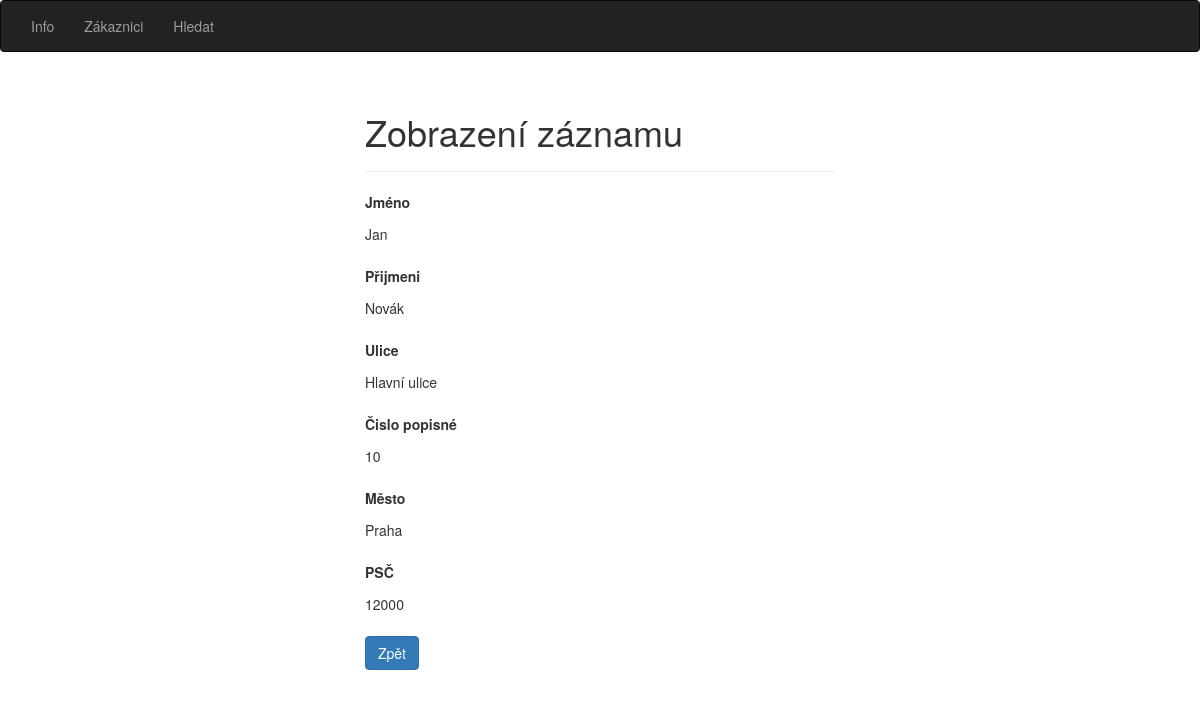
Screenshot of /read.php?id=1 with the database file from the repository.
### tables this page shows
CREATE TABLE zakaznici (id int(10) UNSIGNED NOT NULL AUTO_INCREMENT PRIMARY KEY,
jmeno char(50) NOT NULL,
prijmeni char(50) NOT NULL,
ulice char(100) NOT NULL,
cp int(10) UNSIGNED NOT NULL,
mesto char(30) NOT NULL,
psc int(10) UNSIGNED NOT NULL);

### read.php (the view, shortened to what this page needs)
<?php
if(isset($_GET["id"]) && !empty(trim($_GET["id"]))){
    require_once "config.php";
    $sql = "SELECT * FROM zakaznici WHERE id = ?";
    if($stmt = mysqli_prepare($link, $sql)){
        mysqli_stmt_bind_param($stmt, "i", $param_id);
        if(mysqli_stmt_execute($stmt)){
            $result = mysqli_stmt_get_result($stmt);
            if(mysqli_num_rows($result) == 1){
                $row = mysqli_fetch_array($result, MYSQLI_ASSOC);
            } else{
                header("location: error.php");
                exit();
            }
        } else{
            echo "Oops! Something went wrong. Please try again later.";
        }
    }
} else{
    header("location: error.php");
    exit();
}
?>
<!DOCTYPE html>
<html lang="en">
<head>
    <link rel="stylesheet" href="https://maxcdn.bootstrapcdn.com/bootstrap/3.3.7/css/bootstrap.css">
</head>
<body>
    <nav class="navbar navbar-inverse">
        <div class="container-fluid">
            <ul class="nav navbar-nav">
                <li ><a href="popis.php">Info</a></li>
                <li ><a href="index.php">Zákaznici</a></li>
                <li ><a href="search.php">Hledat</a></li>
            </ul>
        </div>
    </nav>
    <div class="wrapper">
        <div class="container-fluid">
            <div class="row">
                <div class="col-md-12">
                    <div class="page-header">
                        <h1>Zobrazení záznamu</h1>
                    </div>
                    <div class="form-group">
                        <label>Jméno</label>
                        <p class="form-control-static"><?php echo $row["jmeno"]; ?></p>
                    </div>
                    <div class="form-group">
                        <label>Přijmeni</label>
                        <p class="form-control-static"><?php echo $row["prijmeni"]; ?></p>
                    </div>
                    <div class="form-group">
                        <label>Ulice</label>
                        <p class="form-control-static"><?php echo $row["ulice"]; ?></p>
                    </div>
                    <div class="form-group">
                        <label>Čislo popisné</label>
                        <p class="form-control-static"><?php echo $row["cp"]; ?></p>
                    </div>
                    <div class="form-group">
                        <label>Město</label>
                        <p class="form-control-static"><?php echo $row["mesto"]; ?></p>
                    </div>
                    <div class="form-group">
                        <label>PSČ</label>
                        <p class="form-control-static"><?php echo $row["psc"]; ?></p>
                    </div>
                    <p><a href="index.php" class="btn btn-primary">Zpět</a></p>
                </div>
            </div>
        </div>
    </div>
</body>
</html>

### read.php (style rules this page uses)
.wrapper { width: 500px; margin: 0 auto; }

### rows the page displays
zakaznici: jmeno "Jan", prijmeni "Novák", ulice "Hlavní ulice", cp "10", mesto "Praha", psc "12000"
